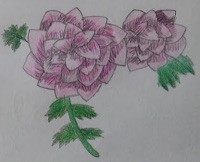
#> input picture img/drawing.jpg, 200 x 162 px, found by its file name
$ python seamlessclone.py
#> lines starting #> are read from the running program, lines starting #| are printed output that depends on the picture
"""
opencv

출처

제목: 파이썬으로 만드는 OpenCV 프로젝트
저자: 이세우
출판: 프로그래밍인사이트
"""
"""
요약

[예제 4-24] SeamlessClone 으로 합성
"""
import cv2
import numpy as np


img1 = cv2.imread(filename="../img/drawing.jpg")
#> img1 is the input picture: shape (162, 200, 3); mean B, G, R 139.7, 136.3, 140.1
img2 = cv2.imread(filename="../img/my_hand.jpg")
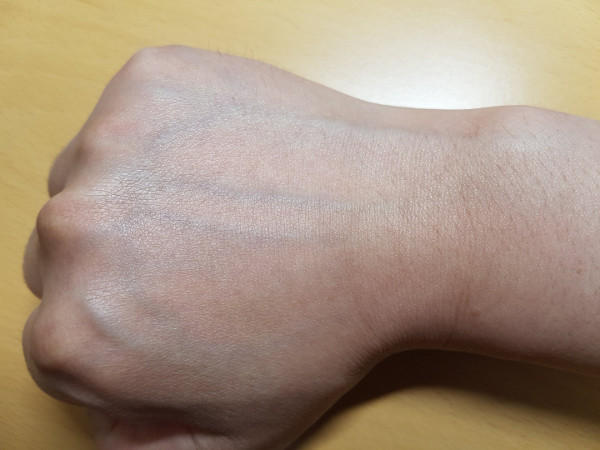
#> input picture img/my_hand.jpg, 600 x 450 px, found by its file name
#> img2 is the input picture: shape (450, 600, 3); mean B, G, R 127.4, 145.9, 165.6

mask = np.full_like(a=img1, fill_value=255)

h1,w1 = img1.shape[:2]
#> h1 = 162; w1 = 200
h2,w2 = img2.shape[:2]
#> h2 = 450; w2 = 600
center = (w2//2, h2//2)
#> center = (300, 225)

normal = cv2.seamlessClone(src=img1, dst=img2, mask=mask, p=center, flags=cv2.NORMAL_CLONE)
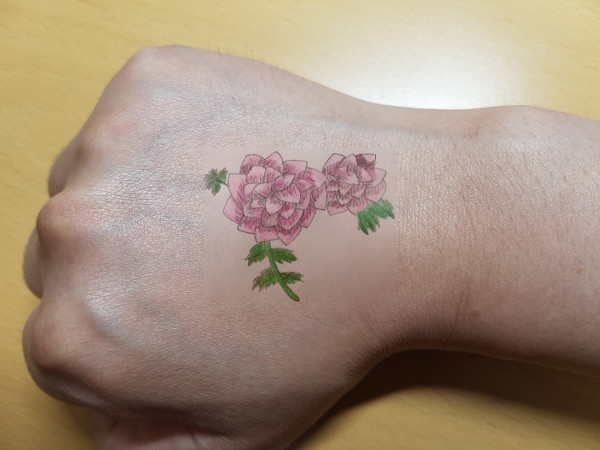
#> normal: shape (450, 600, 3); mean B, G, R 124.9, 143.3, 163.5
mixed = cv2.seamlessClone(src=img1, dst=img2, mask=mask, p=center, flags=cv2.MIXED_CLONE)

cv2.imshow(winname="normal", mat=normal)
cv2.imshow(winname="mixed", mat=mixed)

cv2.waitKey()
cv2.destroyAllWindows()
